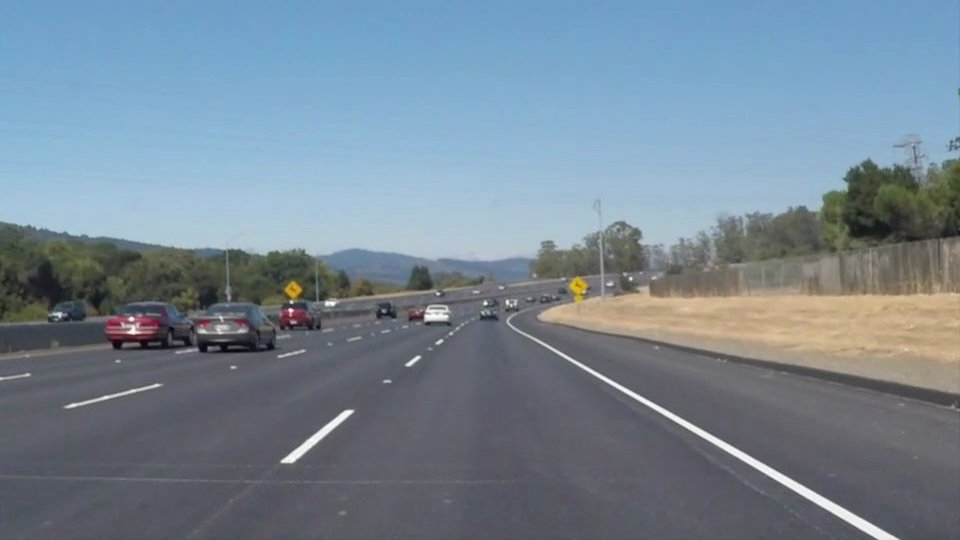
#> input picture test_images/solidWhiteCurve.jpg, 960 x 540 px
$ python 'P1 copy.py'
#> lines starting #> are read from the running program, lines starting #| are printed output that depends on the picture; after the words box and inside, x2 and y2 are one past the last pixel; in counts of white or black regions, pixels touching at a corner belong together
import matplotlib.pyplot as plt
import matplotlib.image as mpimg
import cv2 as cv, numpy as np


# test image

# img = np.zeros((512,512,3), np.uint8)
# Draw a diagonal blue line with thickness of 5 px
# img_line = cv.line(img,(0,0),(511,511),(255,0,0),5)

# read input images
image = mpimg.imread("test_images/solidWhiteCurve.jpg")
#> image is the input picture: shape (540, 960, 3); mean R, G, B 118.5, 134.5, 148.1
# image = cv.imread("test_images/solidWhiteCurve.jpg")


# Define a function to processing images inside the directory
# [17 lines left out: function image_processing, not called in this run]

# Find vertices

# define a blank mask to start with
# define vertices [[x0,y0],[x1, y1],[x2,y2],[x3, y3]]

# Anti clockwise points
# x0, y0 --> x1, y1 (left line)

# image.shape --> (540, 960, 3)

# x2, y2 --> x3, y3 (right line)
image_height = image.shape[0]
#> image_height = 540
vertical_line = image_height/2
#> vertical_line = 270

image_width = image.shape[1]
#> image_width = 960
horizontal_line = image_width/2
#> horizontal_line = 480

# Apex is defined as the middle point of vertical and horizontal line intersection
apex = [vertical_line, horizontal_line]
#> apex = [270, 480]
# [12 lines of commented-out code are left out]
xy_top_left, xy_top_right = [460, 330], [510, 330]
xy_bottom_left, xy_bottom_right = [310, 450], [700, 450]

vertices = np.array([xy_top_left, xy_bottom_left , xy_bottom_right, xy_top_right], np.int32)
# changing the coordinate order will affect the selected region of interest
# vertices = np.array([ xy_bottom_left, xy_top_left, xy_bottom_right, xy_top_right], np.int32)


def region_of_interest(image, vertices):
	# define a blank mask
    mask = np.zeros_like(image)
    if len(image.shape) > 2:
        # i.e. 3 or 4 depending on your image
        channel_count = image.shape[2]
#> channel_count = 3
        ignore_mask_color = (255,) * channel_count
#> ignore_mask_color = (255, 255, 255)
    else:
        ignore_mask_color = 255

    # Filling pixels inside the polygon defined by "vertices" with the fill color
    fill_poly = cv.fillPoly(img = mask, pts = [vertices],
    color = ignore_mask_color)
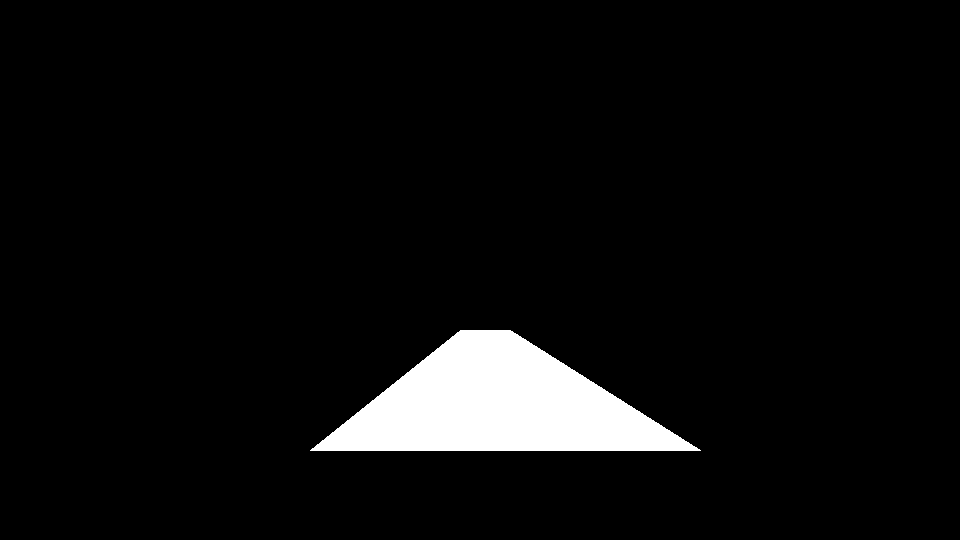
#> mask: shape (540, 960, 3); 5.2% white; 1 white region, box (x1, y1, x2, y2) and area: (310, 330, 701, 451) 26791
    # Returning the image only where mask pixels are nonzero
    masked_image = cv.bitwise_and(src1 = image, src2 = mask)
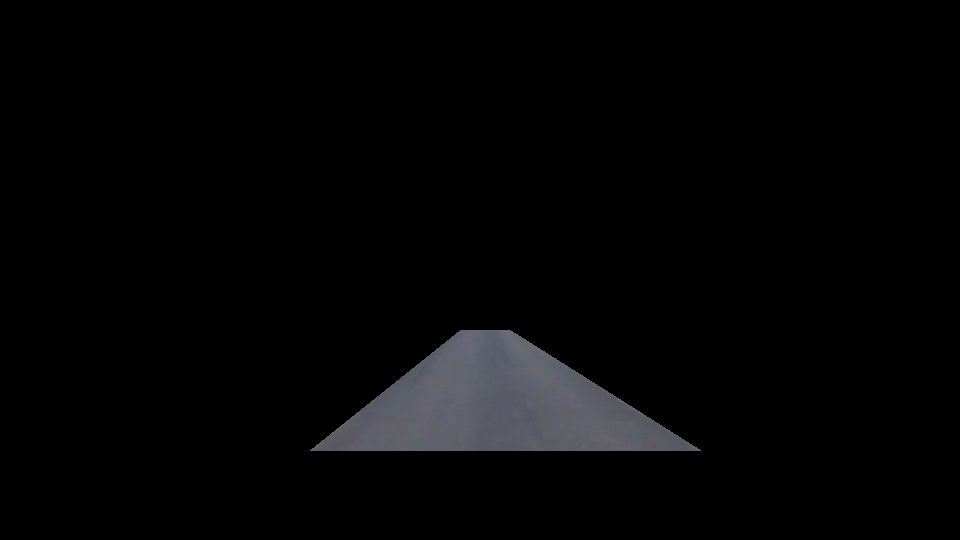
#> masked_image: shape (540, 960, 3); mean R, G, B 4.9, 5, 5.5
    return masked_image
# plt.imshow(region_of_interest(image, vertices))


# [26 lines left out: function draw_lines, not called in this run]

    # plt.imshow(draw_lines(image, lines, color=[255, 0, 0], thickness=10))


# cv.imshow('images', image_processing(image))
cv.imshow('Region of interest', region_of_interest(image, vertices))
# cv.imshow('Draw lines', draw_lines(image, lines, color=[255, 0, 0], thickness=10))


cv.waitKey(0)
cv.destroyAllWindows()
